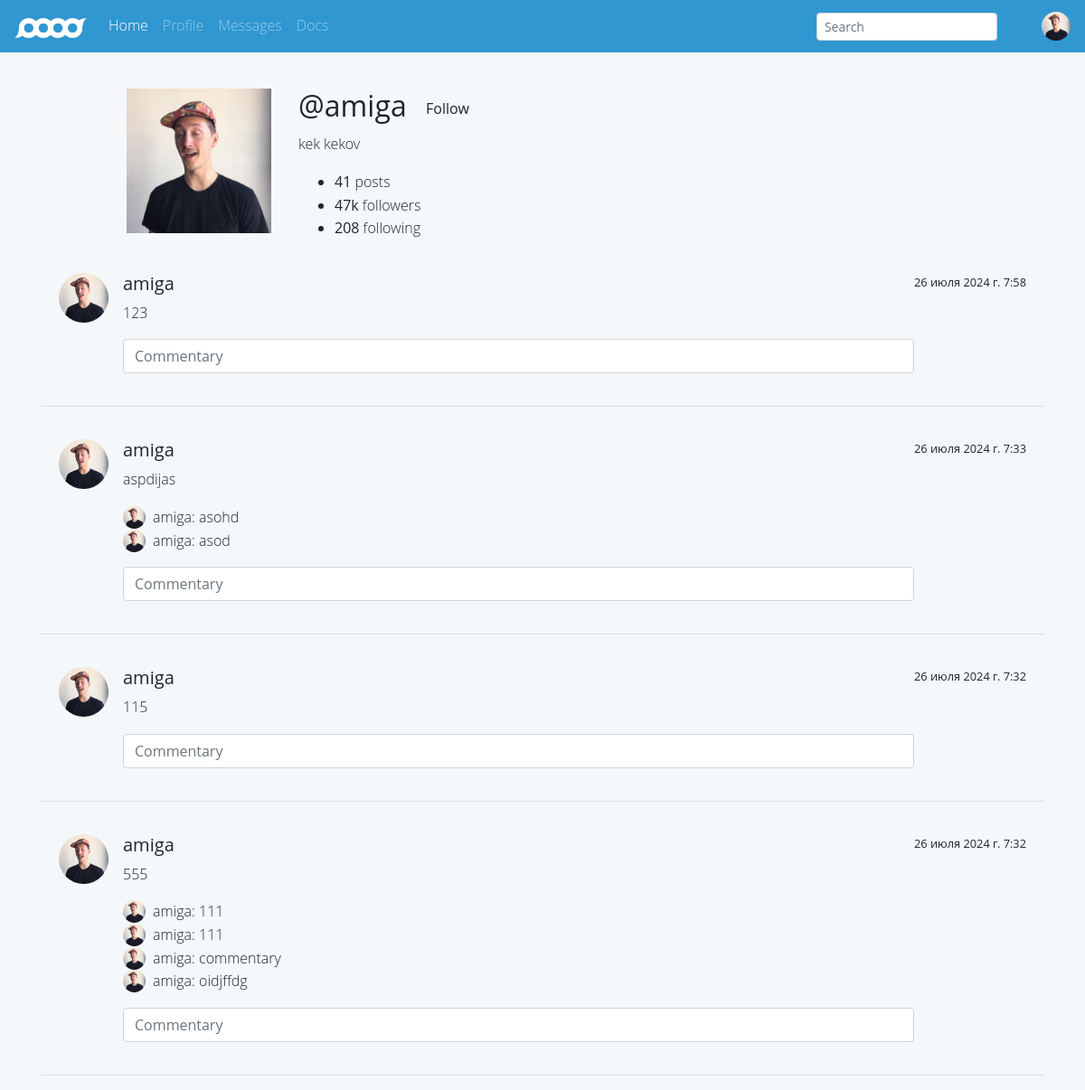
The page /profile/u/amiga (signed in) on the database as committed earlier.
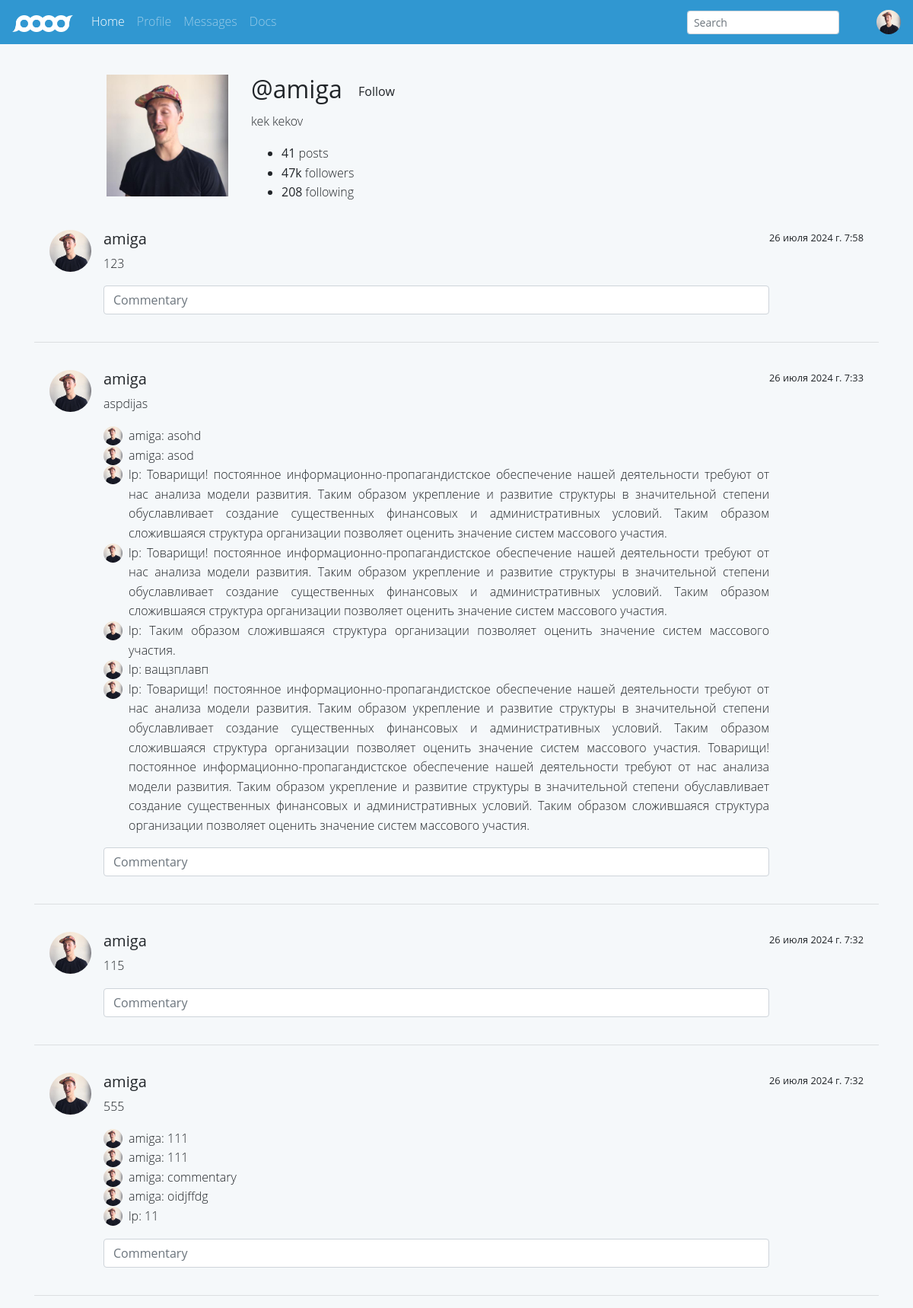
The same page on the database as committed later.
### user/models.py (models this page shows, shortened)
class Users(AbstractUser):
    image = models.ImageField(upload_to="user/avatars", null=True, blank=True, verbose_name="Аватар", default="/static/img/avatar-fat.jpg")
    class Meta:
        verbose_name = "Пользователь"
        verbose_name_plural = "Пользователи"

### posts/models.py (models this page shows, shortened)
class Posts(models.Model):
    text = models.TextField(max_length=1000, verbose_name="Текст поста")
    posting_time = models.DateTimeField(auto_now_add=True, blank=True)
    user = models.ForeignKey(to=Users, on_delete=models.CASCADE)
    class Meta:
        verbose_name = ("Пост")
        verbose_name_plural = ("Посты")

class Commentaries(models.Model):
    text = models.TextField(max_length=1000, verbose_name="Текст комментария")
    post = models.ForeignKey(to=Posts, on_delete=models.CASCADE)
    user = models.ForeignKey(to=Users, on_delete=models.CASCADE)
    class Meta:
        verbose_name = ("Комментарий")
        verbose_name_plural = ("Комментарии")

### user/views.py (the view)
# urls.py: path("profile/", include(("user.urls", "user"), namespace="user")),
def profile(request, username):
    try:
        user = Users.objects.get(username = username)
    except Users.DoesNotExist:
        user = None
    if user == None:
        return HttpResponseRedirect(reverse("main:index"))
    posts = Posts.objects.all().filter(user = user).order_by("-posting_time")
    has_posts = len(posts) > 0
    posts_num = len(posts)
    follows = Follow.objects.all().filter(follower = user)
    follows_num = len(follows)
    followers = Follow.objects.all().filter(target = user)
    followers_num = len(followers)
    is_followed = len(Follow.objects.filter(follower = request.user, target = user)) > 0
    view_as = "" #owner, follower, default
    context = {
        "user":user,
        "posts":posts,
        "has_posts":has_posts,
        "posts_num":posts_num,
        "follows_num":follows_num,
        "followers_num":followers_num,
        "is_followed":is_followed,
    }
    return render(request, "user/profile.html", context)

### main/templatetags/get_commentaries.py (called while the page is built)
@register.simple_tag
def get_commentaries(post:Posts):
    commentaries = Commentaries.objects.filter(post=post)
    return commentaries

### blocks/user/templates/user/profile.html (shortened to what this page needs)
{% extends "main/base.html" %}
{% load static %}
{% load get_commentaries %}
{% block content %}
	<nav class="navbar navbar-fixed navbar-dark info-color">
    </div>
    </div>
	<main>
		<div class="container">
			<div class="row m-b-r m-t-3">
				<div class="col-md-2 offset-md-1">
					<img src="{{user.image}}" alt="" class="img-circle img-fluid">
				</div>
				<div class="col-md-9 p-t-2">
					<h2 class="h2-responsive">@{{user.username}} <button type="button" class="btn btn-info-outline waves-effect">Follow</button></h2>
					<p>{{user.first_name}} {{user.last_name}}</p>
					<ul class="flex-menu">
						<li><strong>41</strong> posts</li>
						<li><strong>47k</strong> followers</li>
						<li><strong>208</strong> following</li>
					</ul>
				</div>
			</div>
		{% if has_posts %}
		{% for post in posts %}
		<div class="card-body">
			<div class="media">
				<img src="{{post.user.image}}" alt="img" width="55px" height="55px" class="rounded-circle mr-3">
			<div class="media-body">
					<h5 class = "username_text">{{post.user.username}}</h5>
					<p class="text-justify">{{post.text}}</p>
				{% get_commentaries post as commentaries %}
				<p class = "commentaries">
					{% for commentary in commentaries %}
						<div class="media">
							<img src="{{commentary.user.image}}" alt="img" width="25px" height="25px" class="rounded-circle mr-2">
							<div class="media-body">
									<p class="card-text text-justify">{{commentary.user.username}}: {{commentary.text}}</p>
							</div>
						</div>
					{% endfor %}
				</p>
				<form class = "commentary_input" metod = "GET" action = "{% url "posts:commentary" %}">
					<input type="text" name="message" id="message" placeholder="Commentary" class="form-control form-control-md">
				</form>
			</div>
			<small>{{post.posting_time}}</small>
			</div>
			</div>
			<hr>
		{% endfor %}
	{% else %}
	<p>Постов нет<p>
	{% endif %}
{% endblock content %}

### blocks/main/templates/main/base.html (shortened to what this page needs)
<!DOCTYPE html>
{% load static %}
<html lang="en">
<head>
<link rel="stylesheet" href="https://cdnjs.cloudflare.com/ajax/libs/twitter-bootstrap/4.3.1/css/bootstrap.min.css">
<link rel="stylesheet" href="{% static "all.css" %}">
<link rel="stylesheet" href="{% static "style.css" %}">
<link rel="stylesheet" href="{% static "lightbox.min.css" %}">
</head>
<body>
    <nav class="navbar navbar-expand-md navbar-dark mb-4" style="background-color:#3097D1">
        <a href="{% url "main:index" %}" class="navbar-brand"><img src="{% static "img/brand-white.png" %}" alt="logo" class="img-fluid" width="80px" height="100px"></a>
        <div class="collapse navbar-collapse" id="responsive">
            <ul class="navbar-nav mr-auto text-capitalize">
                <li class="nav-item"><a href="main:index" class="nav-link active">home</a></li>
                <li class="nav-item"><a href="{% url "user:login" %}" class="nav-link">profile</a></li>
                <li class="nav-item"><a href="#modalview" class="nav-link" data-toggle="modal">messages</a></li>
                <li class="nav-item"><a href="notification.html" class="nav-link">docs</a></li>
            </ul>
            <form action="" class="form-inline ml-auto d-none d-md-block">
                <input type="text" name="search" id="search" placeholder="Search" class="form-control form-control-sm">
            </form>
            <a href="notification.html" class="text-decoration-none" style="color:#CBE4F2;font-size:22px;"><i class="far fa-bell ml-3 d-none d-md-block"></i></a>
            <a href="{% url "user:logout" %}">
                <img src="{{user.image}}" alt="" class="rounded-circle ml-3 d-none d-md-block" width="32px" height="32px">
            </a>
        </div>
    </nav>
    <div class="container">
        <div class="row">
{% block content %}
{% endblock content %}
</body>
</html>

### static/all.css (style rules this page uses)
.fa, .fab, .fal, .far, .fas { -moz-osx-font-smoothing: grayscale; -webkit-font-smoothing: antialiased; display: inline-block; font-style: normal; font-variant: normal; text-rendering: auto; line-height: 1 }
.fa-bell:before { content: "\f0f3" }
.fa, .far, .fas { font-family: "Font Awesome 5 Free" }

### static/style.css (style rules this page uses)
* { box-sizing: border-box; }
body { background-color: #F5F8FA; font-family: "Open Sans", "Helvetica Neue", Helvetica, Arial, sans-serif; margin: 0; font-weight: 300; line-height: 1.6; color: #212529; text-align: left; }

Rows that differ between the two databases and show on the page:
added Commentaries: user.image (picture), user.username "lp", text "Товарищи! постоянное информационно-пропагандистское обеспечение нашей деятельности требуют от нас анализа модели развития. Таким образом укрепление и развитие структуры в значительной степени обуславливает создание существенных финансовых и административных условий. Таким образом сложившаяся структура организации позволяет оценить значение систем массового участия.", shown under Posts "aspdijas"
added Commentaries: user.image (picture), user.username "lp", text "Товарищи! постоянное информационно-пропагандистское обеспечение нашей деятельности требуют от нас анализа модели развития. Таким образом укрепление и развитие структуры в значительной степени обуславливает создание существенных финансовых и административных условий. Таким образом сложившаяся структура организации позволяет оценить значение систем массового участия.", shown under Posts "aspdijas"
added Commentaries: user.image (picture), user.username "lp", text "Таким образом сложившаяся структура организации позволяет оценить значение систем массового участия.", shown under Posts "aspdijas"
added Commentaries: user.image (picture), user.username "lp", text "ващзплавп", shown under Posts "aspdijas"
added Commentaries: user.image (picture), user.username "lp", text "Товарищи! постоянное информационно-пропагандистское обеспечение нашей деятельности требуют от нас анализа модели развития. Таким образом укрепление и развитие структуры в значительной степени обуславливает создание существенных финансовых и административных условий. Таким образом сложившаяся структура организации позволяет оценить значение систем массового участия. Товарищи! постоянное информационно-пропагандистское обеспечение нашей деятельности требуют от нас анализа модели развития. Таким образом укрепление и развитие структуры в значительной степени обуславливает создание существенных финансовых и административных условий. Таким образом сложившаяся структура организации позволяет…", shown under Posts "aspdijas"
added Commentaries: user.image (picture), user.username "lp", text "11", shown under Posts (number 4 of 4 on the later page)
